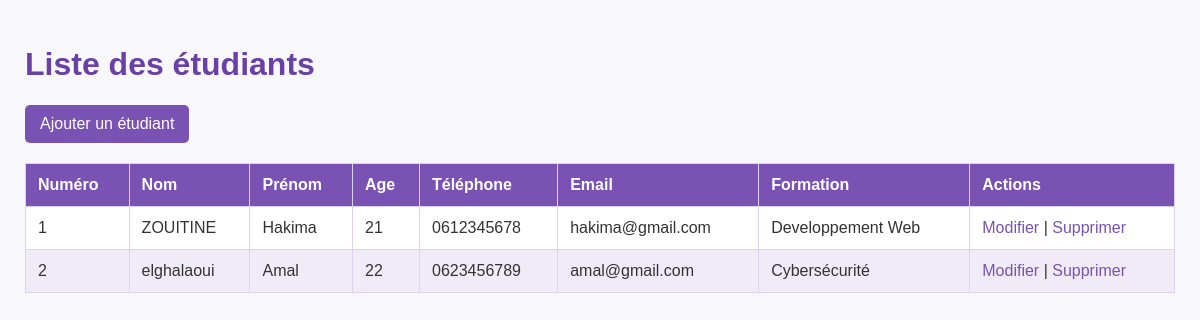
Page /Etudiant/index.php on the committed database.
### tables this page shows
CREATE TABLE `etudiant` (
  `Numero` int(11) NOT NULL,
  `Nom` varchar(50) NOT NULL,
  `Prenom` varchar(50) NOT NULL,
  `Age` int(11) NOT NULL,
  `Telephone` varchar(15) NOT NULL,
  `Email` varchar(60) NOT NULL,
  `ID_Formation` int(11) DEFAULT NULL
);

CREATE TABLE `formation` (
  `ID` int(11) NOT NULL,
  `Titre` varchar(100) NOT NULL,
  `Description` text DEFAULT NULL,
  `Durée` int(11) NOT NULL,
  `Langue` varchar(20) NOT NULL
);

### Etudiant/index.php (the view, shortened to what this page needs)
<?php
require_once "../database/connexion.php";
$sql = "SELECT Etudiant.*, Formation.Titre
        FROM Etudiant
        INNER JOIN Formation
        ON Etudiant.id_formation = Formation.ID";
$statement = $pdo->query($sql);
$etudiants = $statement->fetchAll(
    PDO::FETCH_ASSOC
);
?>
<!DOCTYPE html>
<html lang="fr">
<head>
    <link rel="stylesheet" href="../css/pages.css">
</head>
<body>
    <h1>Liste des étudiants</h1>
    <a href="create.php">Ajouter un étudiant</a>
    <table border="1">
        <thead>
            <tr>
                <th>Numéro</th>
                <th>Nom</th>
                <th>Prénom</th>
                <th>Age</th>
                <th>Téléphone</th>
                <th>Email</th>
                <th>Formation</th>
                <th>Actions</th>
            </tr>
        </thead>
        <tbody>
            <?php foreach ($etudiants as $etudiant) { ?>
                <tr>
                    <td><?php echo $etudiant["Numero"]; ?></td>
                    <td><?php echo htmlspecialchars($etudiant["Nom"]); ?></td>
                    <td><?php echo htmlspecialchars($etudiant["Prenom"]); ?></td>
                    <td><?php echo $etudiant["Age"]; ?></td>
                    <td><?php echo htmlspecialchars($etudiant["Telephone"]); ?></td>
                    <td><?php echo htmlspecialchars($etudiant["Email"]); ?></td>
                    <td><?php echo htmlspecialchars($etudiant["Titre"]); ?></td>
                    <td>
                        <a href="edit.php?id=<?php echo $etudiant["Numero"]; ?>">
                            Modifier
                        </a>
                        |
                        <a href="delete.php?id=<?php echo $etudiant["Numero"]; ?>">
                            Supprimer
                        </a>
                    </td>
                </tr>
            <?php } ?>
        </tbody>
    </table>
</body>
</html>

### css/pages.css (style rules this page uses)
* { box-sizing: border-box; }
body { margin: 0; padding: 25px; background: #f8f7fb; color: #333; font-family: Arial, sans-serif; }
h1, h2 { color: #6941a5; }
a { color: #7952b3; text-decoration: none; }
table { width: 100%; margin-top: 20px; border-collapse: collapse; background: white; }
th, td { padding: 12px; border: 1px solid #ddd2ed; text-align: left; }
th { background: #7952b3; color: white; }
tbody tr:nth-child(even) { background: #f1ebf8; }
form button, body > a[href="create.php"] { display: inline-block; padding: 10px 15px; border: none; border-radius: 5px; background: #7952b3; color: white; font: inherit; cursor: pointer; }

### rows in the picture
etudiant: Numero "1", Nom "ZOUITINE", Prenom "Hakima", Age "21", Telephone "0612345678", Email "hakima@gmail.com", ID_Formation.Titre "Developpement Web"
etudiant: Numero "2", Nom "elghalaoui", Prenom "Amal", Age "22", Telephone "0623456789", Email "amal@gmail.com", ID_Formation.Titre "Cybersécurité"
